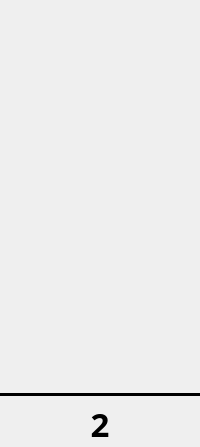
     <widget class="QWidget" name="col2" native="true">
      <layout class="QVBoxLayout" name="verticalLayout_2">
       <property name="spacing">
        <number>5</number>
       </property>
       <property name="leftMargin">
        <number>0</number>
       </property>
       <property name="topMargin">
        <number>0</number>
       </property>
       <property name="rightMargin">
        <number>0</number>
       </property>
       <property name="bottomMargin">
        <number>0</number>
       </property>
       <item>
        <widget class="QPushButton" name="col2button">
         <property name="sizePolicy">
          <sizepolicy hsizetype="Fixed" vsizetype="Fixed">
           <horstretch>0</horstretch>
           <verstretch>0</verstretch>
          </sizepolicy>
         </property>
         <property name="minimumSize">
          <size>
           <width>44</width>
           <height>44</height>
          </size>
         </property>
         <property name="maximumSize">
          <size>
           <width>44</width>
           <height>44</height>
          </size>
         </property>
         <property name="styleSheet">
          <string notr="true">QPushButton {
    border: none; 
    outline: none;
    image: url(&quot;:/images/arrow&quot;);
}

QPushButton:disabled {
    image: url(&quot;:/images/arrow-disabled&quot;);
}

QPushButton:hover {
    image: url(&quot;:/images/arrow-hover&quot;);
}
</string>
         </property>
         <property name="iconSize">
          <size>
           <width>44</width>
           <height>44</height>
          </size>
         </property>
         <property name="flat">
          <bool>true</bool>
         </property>
        </widget>
       </item>
       <item>
        <spacer name="spacer2up">
         <property name="orientation">
          <enum>Qt::Vertical</enum>
         </property>
         <property name="sizeType">
          <enum>QSizePolicy::Fixed</enum>
         </property>
         <property name="sizeHint" stdset="0">
          <size>
           <width>20</width>
           <height>40</height>
          </size>
         </property>
        </spacer>
       </item>
       <item>
        <widget class="Ball" name="row62">
         <property name="sizePolicy">
          <sizepolicy hsizetype="Fixed" vsizetype="Fixed">
           <horstretch>0</horstretch>
           <verstretch>0</verstretch>
          </sizepolicy>
         </property>
         <property name="minimumSize">
          <size>
           <width>44</width>
           <height>44</height>
          </size>
         </property>
         <property name="maximumSize">
          <size>
           <width>44</width>
           <height>44</height>
          </size>
         </property>
         <property name="text">
          <string/>
         </property>
         <property name="scaledContents">
          <bool>true</bool>
         </property>
         <property name="alignment">
          <set>Qt::AlignCenter</set>
         </property>
        </widget>
       </item>
       <item>
        <widget class="Ball" name="row52">
         <property name="sizePolicy">
          <sizepolicy hsizetype="Fixed" vsizetype="Fixed">
           <horstretch>0</horstretch>
           <verstretch>0</verstretch>
          </sizepolicy>
         </property>
         <property name="minimumSize">
          <size>
           <width>44</width>
           <height>44</height>
          </size>
         </property>
         <property name="maximumSize">
          <size>
           <width>44</width>
           <height>44</height>
          </size>
         </property>
         <property name="text">
          <string/>
         </property>
         <property name="scaledContents">
          <bool>true</bool>
         </property>
         <property name="alignment">
          <set>Qt::AlignCenter</set>
         </property>
        </widget>
       </item>
       <item>
        <widget class="Ball" name="row42">
         <property name="sizePolicy">
          <sizepolicy hsizetype="Fixed" vsizetype="Fixed">
           <horstretch>0</horstretch>
           <verstretch>0</verstretch>
          </sizepolicy>
         </property>
         <property name="minimumSize">
          <size>
           <width>44</width>
           <height>44</height>
          </size>
         </property>
         <property name="maximumSize">
          <size>
           <width>44</width>
           <height>44</height>
          </size>
         </property>
         <property name="text">
          <string/>
         </property>
         <property name="scaledContents">
          <bool>true</bool>
         </property>
         <property name="alignment">
          <set>Qt::AlignCenter</set>
         </property>
        </widget>
       </item>
       <item>
        <widget class="Ball" name="row32">
         <property name="sizePolicy">
          <sizepolicy hsizetype="Fixed" vsizetype="Fixed">
           <horstretch>0</horstretch>
           <verstretch>0</verstretch>
          </sizepolicy>
         </property>
         <property name="minimumSize">
          <size>
           <width>44</width>
           <height>44</height>
          </size>
         </property>
         <property name="maximumSize">
          <size>
           <width>44</width>
           <height>44</height>
          </size>
         </property>
         <property name="text">
          <string/>
         </property>
         <property name="scaledContents">
          <bool>true</bool>
         </property>
         <property name="alignment">
          <set>Qt::AlignCenter</set>
         </property>
        </widget>
       </item>
       <item>
        <widget class="Ball" name="row22">
         <property name="sizePolicy">
          <sizepolicy hsizetype="Fixed" vsizetype="Fixed">
           <horstretch>0</horstretch>
           <verstretch>0</verstretch>
          </sizepolicy>
         </property>
         <property name="minimumSize">
          <size>
           <width>44</width>
           <height>44</height>
          </size>
         </property>
         <property name="maximumSize">
          <size>
           <width>44</width>
           <height>44</height>
          </size>
         </property>
         <property name="text">
          <string/>
         </property>
         <property name="scaledContents">
          <bool>true</bool>
         </property>
         <property name="alignment">
          <set>Qt::AlignCenter</set>
         </property>
        </widget>
       </item>
       <item>
        <widget class="Ball" name="row12">
         <property name="sizePolicy">
          <sizepolicy hsizetype="Fixed" vsizetype="Fixed">
           <horstretch>0</horstretch>
           <verstretch>0</verstretch>
          </sizepolicy>
         </property>
         <property name="minimumSize">
          <size>
           <width>44</width>
           <height>44</height>
          </size>
         </property>
         <property name="maximumSize">
          <size>
           <width>44</width>
           <height>44</height>
          </size>
         </property>
         <property name="text">
          <string/>
         </property>
         <property name="scaledContents">
          <bool>true</bool>
         </property>
         <property name="alignment">
          <set>Qt::AlignCenter</set>
         </property>
        </widget>
       </item>
       <item>
        <spacer name="spacer2down">
         <property name="orientation">
          <enum>Qt::Vertical</enum>
         </property>
         <property name="sizeType">
          <enum>QSizePolicy::Fixed</enum>
         </property>
         <property name="sizeHint" stdset="0">
          <size>
           <width>20</width>
           <height>10</height>
          </size>
         </property>
        </spacer>
       </item>
       <item>
        <widget class="QFrame" name="col2line">
         <property name="minimumSize">
          <size>
           <width>0</width>
           <height>3</height>
          </size>
         </property>
         <property name="maximumSize">
          <size>
           <width>16777215</width>
           <height>3</height>
          </size>
         </property>
         <property name="styleSheet">
          <string notr="true">border: 2px solid black;</string>
         </property>
         <property name="frameShape">
          <enum>QFrame::HLine</enum>
         </property>
        </widget>
       </item>
       <item>
        <widget class="QLabel" name="col2name">
         <property name="font">
          <font>
           <family>Arial Black</family>
           <pointsize>25</pointsize>
           <weight>75</weight>
           <bold>true</bold>
          </font>
         </property>
         <property name="text">
          <string>2</string>
         </property>
         <property name="alignment">
          <set>Qt::AlignCenter</set>
         </property>
        </widget>
       </item>
      </layout>
     </widget>
